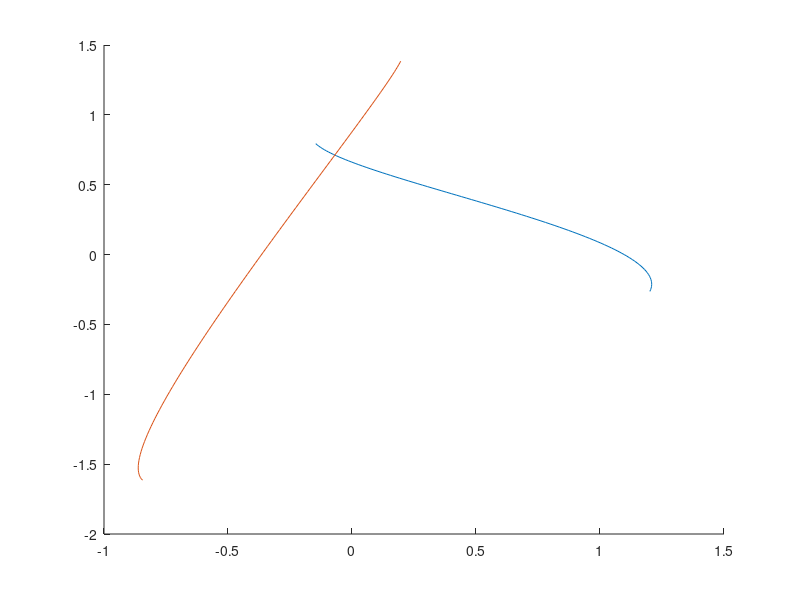

This chart was generated by the following MATLAB code: (Note: this script raises an error after producing the figure.)
%resiteve (p1(t),q1(t)) == (p2(s),q2(s)) za 0 < s,t < 1
%p1p,p2p,q2p,q1p so parametre p1,p2,q2,q1 respectivly
% parametre p1p,q1p,p2p,q2p mora da so transponirani
p1p = [-2.54107;3.38576;0.50243;-0.14608];
q1p = [0.086691;-0.320360;-0.823619;0.793783];
p2p = [-2.23472;3.77793;-0.50243;-0.84459];
q2p = [-3.96909; 6.14395; 0.82362; -1.61475];
l = linspace(0, 1);
clf;
hold on;
plot(polyval(p1p, l), polyval(q1p, l));%narisi krivulje
plot(polyval(p2p, l), polyval(q2p, l));
%funkcije polinome 3. stopnje
p1 = @(x) ([x^3 x^2 x 1]*p1p);
p2 = @(x) ([x^3 x^2 x 1]*p2p);
q1 = @(x) ([x^3 x^2 x 1]*q1p);
q2 = @(x) ([x^3 x^2 x 1]*q2p);
%odvod za tiste polinome
dp1 = @(x) ([3*x^2 2*x 1 0]*p1p);
dp2 = @(x) ([3*x^2 2*x 1 0]*p2p);
dq1 = @(x) ([3*x^2 2*x 1 0]*q1p);
dq2 = @(x) ([3*x^2 2*x 1 0]*q2p);
[t, s, it] = newton(p1, dp1, p2, dp2, q1, dq1, q2, dq2, 0.4, 0.6, 1e-11, 2000);
printf("t je\n");
t
printf("s je\n");
s
printf("stevilo iteracij je\n");
it
printf("Natancnost je\n");
p1(t) - p2(s)
q1(t) - q2(s)

